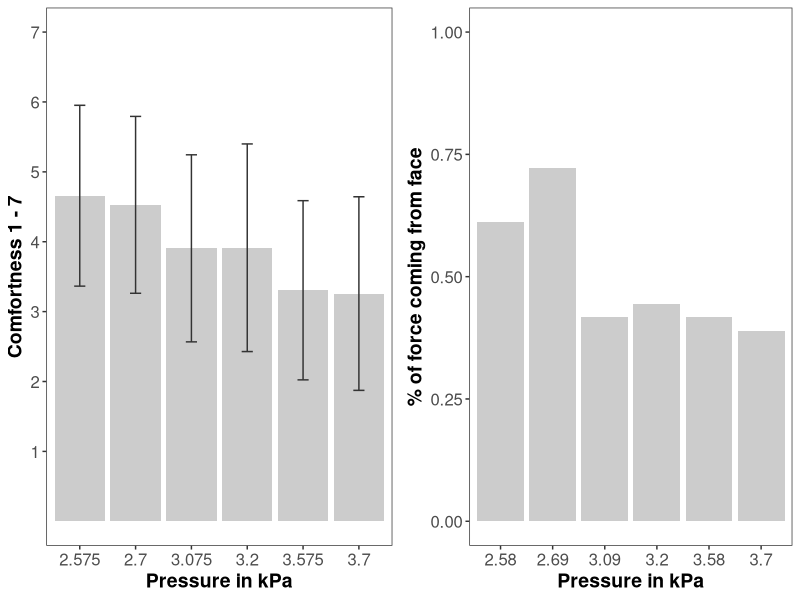

The R source for this figure:
# comfortness

setwd("~/Documents/_NILab_CrazyMotor/FacePush/DC MOTOR/Document/Other/")
dir()
dta <- read.table("./comfortness-pilot.csv", sep = ',', header = TRUE)


library(dplyr)
dta$pressure <- as.factor(dta$pressure)
table(dta$pressure)
dta_barplot <- dta %>% group_by(pressure) %>% 
  summarise(m_comfort = mean(comfortness),
            std_comfort = sd(comfortness),
            m_face = mean(from_face),
            std_face = sd(from_face))

# note, change x labels (6 forces), y label?
library(ggplot2)
comfort <- ggplot(dta_barplot, aes(x = pressure, y = m_comfort)) +
  geom_bar(stat = "identity", fill = "gray80") +
  geom_errorbar(aes(ymin = m_comfort - std_comfort,
                    ymax = m_comfort + std_comfort),
                width = .2, color = "gray20") +
  theme_bw() +
  labs(x = "Pressure in kPa", y = "Comfortness 1 - 7") +
  scale_y_continuous(limits = c(0, 7), breaks = seq(1, 7, 1)) +
  scale_x_discrete(labels = c(2.575, 2.7, 3.075, 3.2, 3.575, 3.7)) +
  theme(axis.text=element_text(size=12), 
        axis.title=element_text(size=14,face="bold"),
        panel.grid = element_blank())

face <- ggplot(dta_barplot, aes(x = pressure, y = m_face)) +
  geom_bar(stat = "identity", fill = "gray80") +
  theme_bw() +
  labs(x = "Pressure in kPa", y = "% of force coming from face") +
  scale_y_continuous(limits = c(0, 1), breaks = seq(0, 1, 0.25)) +
  theme(axis.text=element_text(size=12), 
        axis.title=element_text(size=14,face="bold"),
        panel.grid = element_blank())

library(gridExtra)
png("comfort.png", width = 24.05, height = 11, units = 'cm', res = 300)
grid.arrange(comfort, face, nrow = 1)
dev.off()